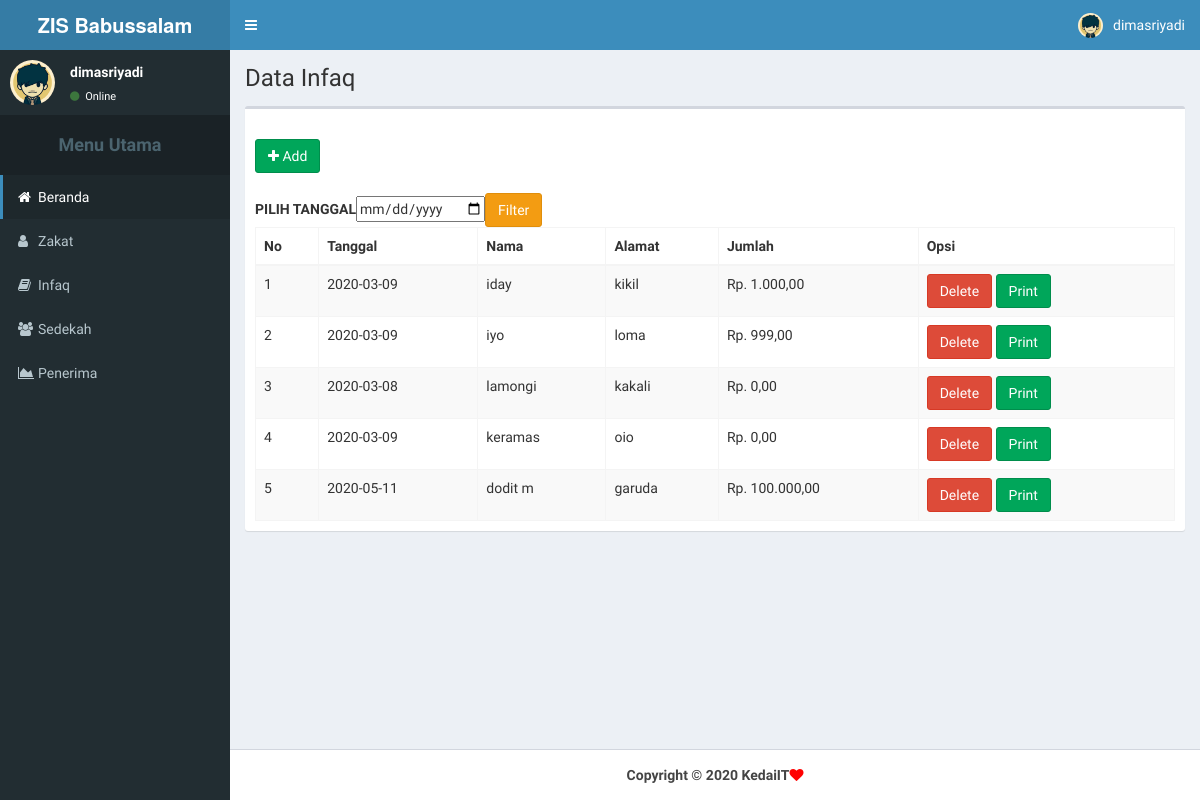
Page /operator/infaq.php (signed in) on the committed database.
### tables this page shows
CREATE TABLE IF NOT EXISTS `infaq` (
  `id_infaq` int(4) NOT NULL AUTO_INCREMENT,
  `tanggal` date NOT NULL,
  `nama` varchar(20) NOT NULL,
  `alamat` varchar(30) NOT NULL,
  `jumlah` int(20) NOT NULL,
  PRIMARY KEY (`id_infaq`)
);

### operator/detail_infaq.php (the view)
<thead>
			<form method="get">
					<label>PILIH TANGGAL   </label>
					<input type="date" name="tanggal">
					<a href="#"><button class="btn btn-warning" type="submit" data-toggle="modal"><i"></i> Filter</button></a>
			</form>
					<tr>
						<th>No</th>
						<th>Tanggal</th>
						<th>Nama</th>
						<th>Alamat</th>
						<th>Jumlah</th>
						<th>Opsi</th>
					</tr>
				</thead>
				<tbody>
					<?php
					$no = 0;
					if(isset($_GET['tanggal'])){
						$tgl = $_GET['tanggal'];
						$queryinfaq = mysqli_query($connect,"select id_infaq, tanggal, nama, alamat, jumlah FROM infaq where tanggal='$tgl'");
					}else{
						$queryinfaq = mysqli_query($connect,"select id_infaq, tanggal, nama, alamat, jumlah FROM infaq");
					}
						while ($infaq = mysqli_fetch_array ($queryinfaq)){
							$no++;
						?>
						<?php
							$angka = $infaq['jumlah'];
							$angka_format = number_format($angka,2,",",".");
							echo "
								<tr>
									<td>$no</td>
									<td>$infaq[tanggal]</td>
									<td>$infaq[nama]</td>
									<td>$infaq[alamat]</td>
									<td>Rp. $angka_format</td>
									<td>
										<a href='#' class='btn btn-danger' onClick='confirm_delete(\"infaq_delete.php?id_infaq=$infaq[id_infaq]\")'>Delete</a>
										<a href='cetakinfaq.php?id_infaq=$infaq[id_infaq]' target=_blank  class='btn btn-success'>Print</a>
									</td>
								</tr>";
						}
					?>
				</tbody>

### rows in the picture
infaq: tanggal "2020-03-09", nama "iday", alamat "kikil", jumlah "1.000,00"
infaq: tanggal "2020-03-09", nama "iyo", alamat "loma", jumlah "999,00"
infaq: tanggal "2020-03-08", nama "lamongi", alamat "kakali", jumlah "0,00"
infaq: tanggal "2020-03-09", nama "keramas", alamat "oio", jumlah "0,00"
infaq: tanggal "2020-05-11", nama "dodit m", alamat "garuda", jumlah "100.000,00"

### other values in the picture
$_SESSION['username'] "dimasriyadi"
